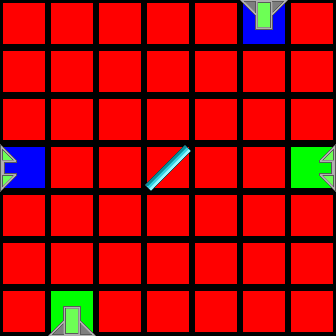

This game map was drawn from its Tiled (.tmx) file and the tilesets committed beside it. A one-line description and the full map source follow:
An orthogonal 7x7 tile map with 48x48 px tiles, 2 tile layers (Colors, Tiles).

<map version="1.0" orientation="orthogonal" renderorder="right-down" width="7" height="7" tilewidth="48" tileheight="48" nextobjectid="1">
 <properties>
  <property name="availableTiles" value="1,1,1,1,1" />
 </properties>
 <tileset firstgid="1" source="tiles.tsx" />
 <layer name="Colors" width="7" height="7">
  <data encoding="csv">
41,41,41,41,41,43,41,
41,41,41,41,41,41,41,
41,41,41,41,41,41,41,
43,41,41,41,41,41,42,
41,41,41,41,41,41,41,
41,41,41,41,41,41,41,
41,42,41,41,41,41,41
</data>
 </layer>
 <layer name="Tiles" width="7" height="7">
  <data encoding="csv">
1,1,1,1,1,7,1,
1,1,1,1,1,1,1,
1,1,1,1,1,1,1,
10,1,1,2,1,1,12,
1,1,1,1,1,1,1,
1,1,1,1,1,1,1,
1,5,1,1,1,1,1
</data>
 </layer>
</map>
